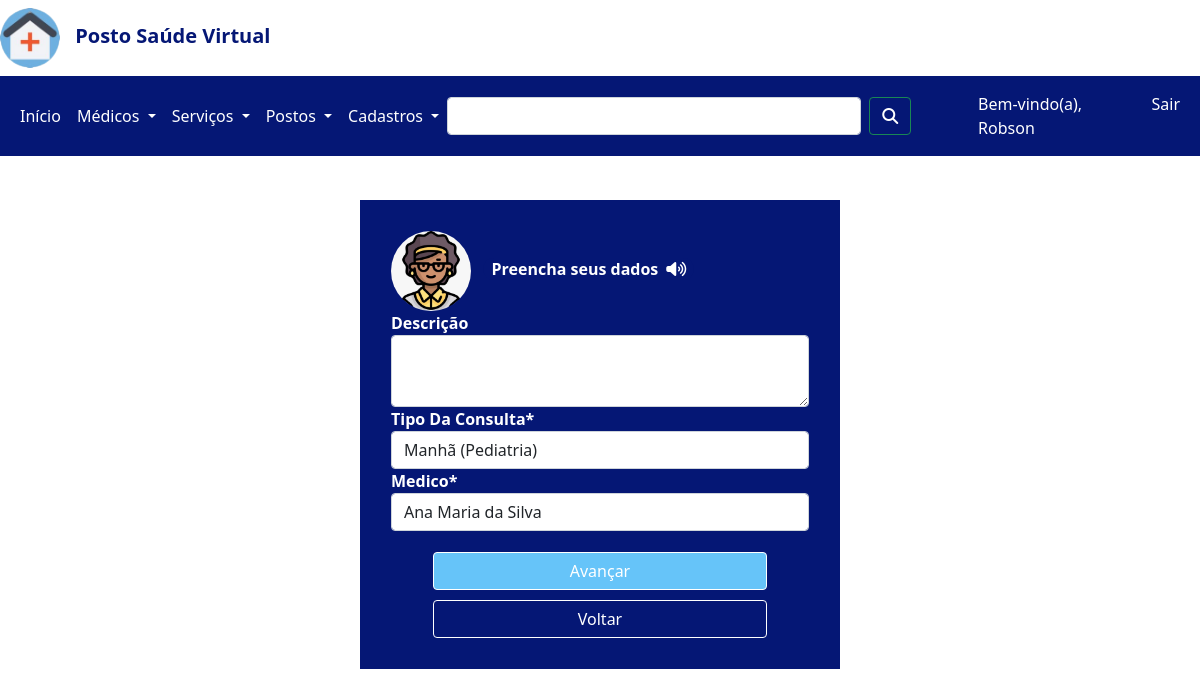
The page /cadastros/editar/descricao/2 (signed in) on the database its author committed.
### cadastros/models.py (models this page shows, shortened)
class Consulta(models.Model):
    descricao = models.TextField(verbose_name='Descrição' ,max_length=256, null=True, blank=True)
    tipo_Da_Consulta = models.ForeignKey(AgendarConsulta, on_delete=models.PROTECT)
    medico = models.ForeignKey(Medico, on_delete=models.PROTECT)

class AgendarConsulta(models.Model):
    tipo_Da_Consulta = models.CharField(max_length=256, unique=True)
    turno = models.CharField(max_length=5)
    dia_Da_Semana = models.CharField(max_length=13)
    status = models.BooleanField(default=True)
    def __str__(self):
        return "{} ({})".format(self.turno, self.tipo_Da_Consulta)

### cadastros/views.py (the view)
# urls.py: path('editar/descricao/<int:pk>', login_required(ConsultaUpdateView.as_view()), name='editar-consulta-descricao'),
class ConsultaUpdateView(GroupRequiredMixin, UpdateView):
    group_required = u"Administrador"
    model = Consulta
    form_class = ConsultaForm
    success_url = '/'
    template_name = 'cadastros/agendamento.html'

### cadastros/forms.py
class ConsultaForm(forms.ModelForm):
    class Meta:
        model = Consulta
        fields = ('descricao', 'tipo_Da_Consulta', 'medico')

### cadastros/models.py (called while the page is built)
    def __str__(self):
        return self.nome_Completo

### cadastros/templates/cadastros/agendamento.html (shortened to what this page needs)
{% extends 'base.html' %}
{% load static %}
{% load crispy_forms_tags %}
{% block conteudo %}
<link rel="stylesheet" href="{% static 'css/agendamento.css' %}">
<body>
    <div class="cadastroUsuario">
        <div class="atendenteAg">
            <header class="header-atendente">
                <img class="atendente-img" src="{% static 'img/atendente.png' %}">
                <span><strong id="atendente-voice">&nbsp; Preencha seus dados<i class="fa-solid fa-volume-high" id="sound"></i></strong></span>
            </header>
        </div>
        <form method="post">
            {{ form|crispy}}
            <button class="btn btn-success" id="cadastrarUsuario" type="submit">Avançar</button>
        </form>
        <a href="javascript:history.back()"><button class="btn btn-success" id="cadastrarUsuario1" >Voltar</button></a>
    </div>
</body>
{% endblock %}

### templates/base.html (shortened to what this page needs)
{% load static %}
<!DOCTYPE html>
<html lang="pt-br">
<head>
    <link href="https://cdn.jsdelivr.net/npm/bootstrap@5.1.3/dist/css/bootstrap.min.css" rel="stylesheet">
    <link rel="stylesheet" href="https://cdn.jsdelivr.net/npm/bootstrap-icons@1.8.1/font/bootstrap-icons.css">
    <link rel="stylesheet" href="{% static 'css/base.css' %}">
</head>
<body>
  {% block menu %}
  <div class="cabecalho-logo">
    <header class="cabecalho">
      <img class="logo" src="{% static 'img/my-logo.png' %}">
      <span><strong>Posto Saúde Virtual</strong></span>
    </header>
  </div>
  <div class="menu">
    <nav class="navbar navbar-expand-lg">
      <div class="container-fluid">
        <div class="collapse navbar-collapse" id="navbarSupportedContent">
          <ul class="navbar-nav me-auto mb-2 mb-lg-0">
            <li class="nav-item">
              <a class="nav-link activate" aria-current="page" href="{% url 'pages:home' %}" id="first-menu">Início</a>
            </li>
            <li class="nav-item dropdown">
              <a class="nav-link dropdown-toggle" href="#" id="navbarDropdown" role="button" data-bs-toggle="dropdown" aria-expanded="false">
                Médicos
              </a>
            </li>
            <li class="nav-item dropdown">
              <a class="nav-link dropdown-toggle" href="#" id="navbarDropdown" role="button" data-bs-toggle="dropdown" aria-expanded="false">
                Serviços
              </a>
            </li>
            <li class="nav-item dropdown">
              <a class="nav-link dropdown-toggle" href="#" id="navbarDropdown" role="button" data-bs-toggle="dropdown" aria-expanded="false">
                Postos
              </a>
            </li>
            {% if user.is_authenticated %}
            <li class="nav-item dropdown">
              <a class="nav-link dropdown-toggle" href="#" id="navbarDropdown" role="button" data-bs-toggle="dropdown" aria-expanded="false">
                Cadastros
              </a>
            </li>
            {% endif %}
          </ul>
          <form class="d-flex">
            <input class="form-control me-2" type="search" aria-label="Search">
            <button class="btn btn-outline-success" type="submit"><i class="fa-solid fa-magnifying-glass"></i></button>
          </form>
          <ul class="navbar-nav me-auto mb-2 mb-lg-0">
            {% if user.is_authenticated %}
            <li class="nav-item">
              <a class="nav-link disabled" href="#" id="first-menu">Bem-vindo(a), {{ user.get_username }}</a>
            </li>
            <li class="nav-item">
              <a class="nav-link" href="{% url 'account_logout' %}" id="first-menu">Sair</a>
            </li>
            {% endif %}
          </ul>
        </div>
      </div>
    </nav>
  </div>
  {% endblock %}
  {% block conteudo %}
  {% endblock %}
</body>
</html>

### static/css/base.css (style rules this page uses)
.cabecalho { width: 23vw; color: #051775; font-size: 15pt; }
.logo { width: 5vw; border-radius: 100%; }
strong { margin-left: 0.5em; }
.cabecalho-logo { margin-top: 0.5em; }
.menu { margin-top: 0.5em; }
.navbar { background-color: #051775; }
#first-menu { color: #ffffff; }
#navbarDropdown { color: #ffffff; }
.d-flex { width: 40vw; margin-right: 5%; }
.btn { background: none; color: #ffffff; }

### static/css/agendamento.css (style rules this page uses)
.atendente-img { height: 10vh; border-radius: 100%; }
#atendente-voice { background-color: #051775; color: #ffffff; border-radius: 50px 50px 50px 50px; }
#sound { margin: 0.5em; }
.cadastroUsuario { position: absolute; width:40%; border: 1px solid #051775; padding: 30px 30px; top: 25%; left:30%; background-color: #051775; }
#cadastrarUsuario1 { margin-top: 10px; width: 80%; margin-left: 10%; background-color:#051775; border-color: white; }
form { background-color: #051775; }
label { color: white; font-weight: bold; }
textarea { width: 100%; height: 9vh; }
input { width: 100%; background-color:white; }
#cadastrarUsuario { width: 80%; margin-left: 10%; background-color: #66C4F9; border-color: white; margin-top: 5%; }

### rows shown on the page
Consulta: medico "Ana Maria da Silva"
AgendarConsulta: tipo_Da_Consulta "Manhã (Pediatria)"

### other values the page prints
{{ user.get_username }} "Robson"
